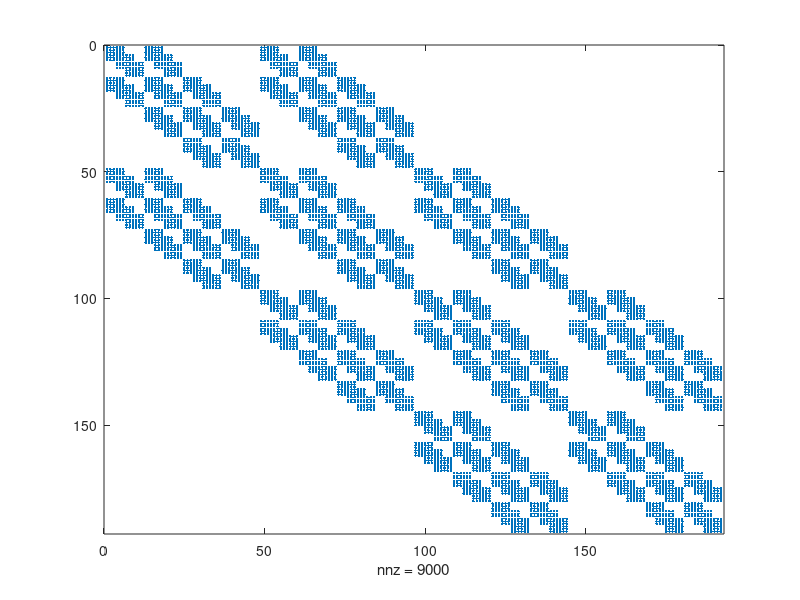

Reproduce this figure in MATLAB. (Note: this script raises an error after producing the figure.)

I = eye(192);
nele = 27;
nelx = 3;
nely = 3;
ny = 4;
nx = 4;
nodesNumber = nx * ny;
% k = ny - 1;
% K1 = zeros(50,50);
% K2 = zeros(50,50);
K = zeros(192, 192);
Ke = [1 1 1 1 1 1;2 2 2 2 2 2 ;3 3 3 3 3 3;4 4 4 4 4 4;5 5 5 5 5 5;6 6 6 6 6 6];
KeRec = ones(24);
floor = 0;
% node = 0;
for i = 1:nele
    if mod(i, nelx) ~= 0
        node = i + fix(i/nelx) + floor*nx;
    else
        node = i + fix(i/nelx) + floor*nx  - 1;
    end

    if (nelx * nely * (floor + 1)) == i
        floor = floor + 1;
    end

    % node = (floor((i-1)/k))*ny+mod(i-1,k)+1;
    % P1 = [I(:, 2*node - 1), I(:, 2*node), I(:, 2*(node + ny) - 1 ),  I(:, 2*(node + ny)), I(:, 2*(node + ny + 1) - 1), I(:, 2*(node + ny + 1)) ];
    % P2 = [I(:, 2*node - 1), I(:, 2*node), I(:, 2*(node + ny + 1) - 1), I(:, 2*(node + ny + 1)),I(:, 2*(node + 1) - 1), I(:, 2*(node + 1))];

    P = [I(:, 2*node - 1), I(:, 2*node), I(:, 2*(node + 1) - 1), I(:, 2*(node + 1)), I(:, 2*(node + ny) - 1 ),  I(:, 2*(node + ny)), I(:, 2*(node + ny + 1) - 1), I(:, 2*(node + ny + 1))];
    disp(node)
    disp(3*(node  + nodesNumber + ny + 1))

    P3d = [I(:, 3*node - 2), I(:, 3*node - 1), I(:, 3*node), ...
            I(:, 3*(node + ny) - 2 ), I(:, 3*(node + ny) - 1 ), I(:, 3*(node + ny)), ...
             I(:, 3*(node + ny + 1) - 2 ), I(:, 3*(node + ny + 1) - 1 ), I(:, 3*(node + ny + 1)), ...
             I(:, 3*(node + 1) - 2), I(:, 3*(node + 1) - 1), I(:, 3*(node + 1)), ...
             I(:, 3*(node + nodesNumber) - 2), I(:, 3*(node + nodesNumber) - 1), I(:, 3*(node + nodesNumber)), ...
            I(:, 3*(node + nodesNumber + ny) - 2 ), I(:, 3*(node + nodesNumber + ny) - 1 ), I(:, 3*(node + nodesNumber + ny)), ...
             I(:, 3*(node + nodesNumber + ny + 1) - 2 ), I(:, 3*(node + nodesNumber + ny + 1) - 1 ), I(:, 3*(node + nodesNumber + ny + 1)), ...
             I(:, 3*(node + nodesNumber + 1) - 2), I(:, 3*(node + nodesNumber + 1) - 1), I(:, 3*(node + nodesNumber + 1))];
    % K1 = K1  + P1*Ke*P1';
    % K2 = K2  + P2*Ke*P2';
    K = K + P3d*KeRec*P3d';
    % K = K + P*KeRec*P';
end

% disp(K);
% P1 = [I(:,1),I(:,2),I(:,7),I(:,8),I(:,9),I(:,10),I(:,3),I(:,4)];
% P2 = [I(:,3),I(:,4),I(:,9),I(:,10),I(:,11),I(:,12),I(:,5),I(:,6)];

% spy(K2);

spy(K)

xlswrite("Ktrian3x3x3.xlsx", K);
% xlswrite("KOtrian5x5.xlsx", K1)
% xlswrite("KEtrian5x5.xlsx", K2)
% xlswrite("Ktrian5x5.xlsx", K1 + K2);

% spy(K1 + K2)
